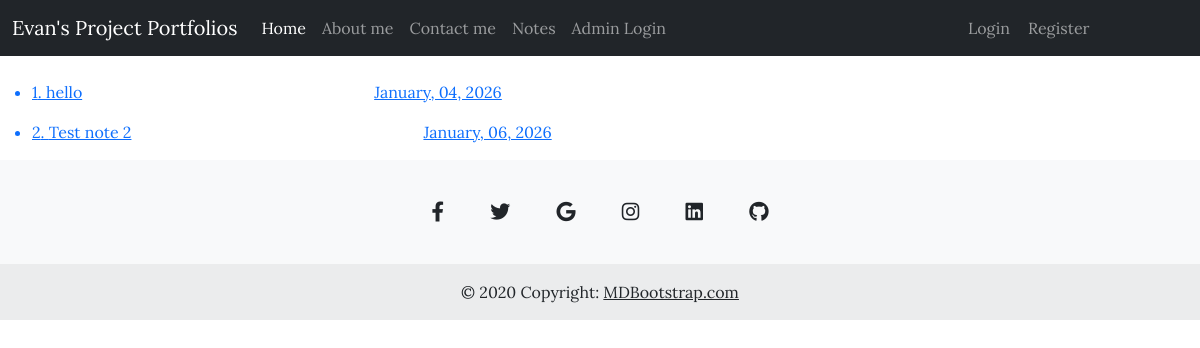
The app's page /notes_list with its own data.
### application/notes/models.py (models this page shows)
class Notes(db.Model):
    __tablename__ = 'notes'
    id: Mapped[int] = mapped_column(Integer, primary_key=True)
    date: Mapped[str] = mapped_column(String(1000), nullable=False)
    title: Mapped[str] = mapped_column(String(120), nullable=False)
    body: Mapped[str] = mapped_column(String(1000), nullable=False)
    user_id:Mapped[int] = mapped_column(ForeignKey('users.id', name='fk_notes_user_id'), nullable=True)
    users:Mapped['Users'] = relationship(back_populates='notes')

### application/notes/routes.py (the view)
@notes_bp.route('/notes_list', methods = ['GET','POST'])
def notes_list():
    notes = db.session.execute(db.select(Notes).order_by(Notes.id)).scalars().all()
    return render_template('view_notes_list.html', notes_data = notes)

### application/notes/templates/view_notes_list.html (shortened to what this page needs)
{% extends 'base.html' %}
{% block content %}
{% for notes in notes_data %}
<a href="{{url_for('notes_bp.notes_content', note_id = notes.id)}}">
    <ul>
        <li>{{ notes.id }}. {{ notes.title }}<span style="position: relative; left: 25%">{{ notes.date }}</span> </li>
    </ul>
</a>
{% else %}
<li>No projects as yet</li>
{% endfor %}
{% endblock %}

### application/home/static/css/home.css (style rules this page uses)
* { font-family: "Lora", serif; }

### records on screen
Notes: id "1", title "hello", date "January, 04, 2026"
Notes: id "2", title "Test note 2", date "January, 06, 2026"
